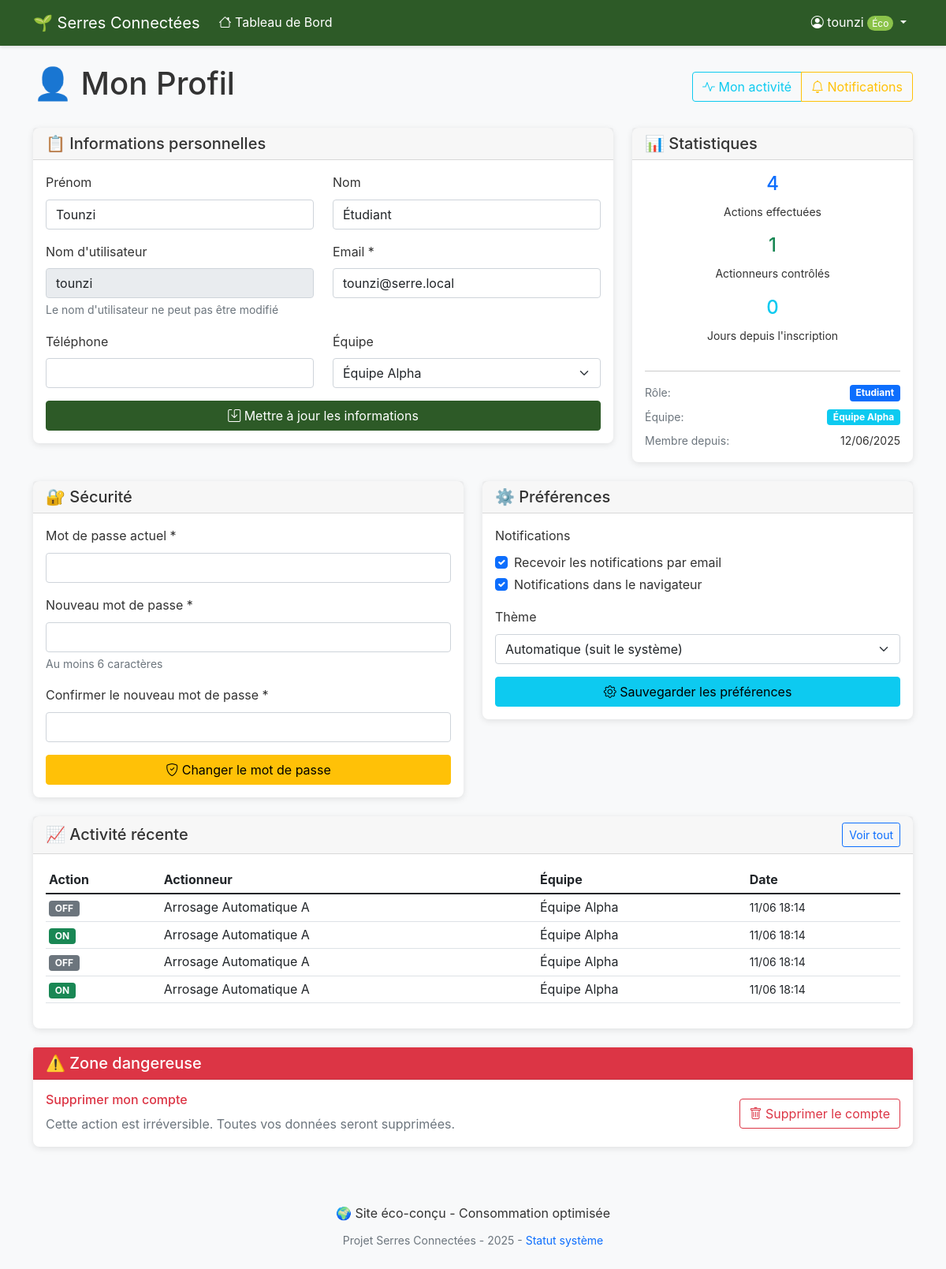
The app's page /?controller=profile (signed in) with its own data.
### tables this page shows
CREATE TABLE `user` (
  `id_user` char(36) NOT NULL,
  `username` varchar(50) NOT NULL,
  `password` varchar(255) NOT NULL,
  `role_id` int(11) DEFAULT NULL
);

CREATE TABLE `user_profiles` (
  `id` int(11) NOT NULL,
  `user_id` char(36) NOT NULL,
  `email` varchar(255) DEFAULT NULL,
  `first_name` varchar(100) DEFAULT NULL,
  `last_name` varchar(100) DEFAULT NULL,
  `phone` varchar(20) DEFAULT NULL,
  `team_id` int(11) DEFAULT NULL,
  `notification_email` tinyint(1) DEFAULT 1,
  `notification_browser` tinyint(1) DEFAULT 1,
  `theme_preference` varchar(20) DEFAULT 'auto',
  `created_at` timestamp NULL DEFAULT current_timestamp(),
  `updated_at` timestamp NULL DEFAULT current_timestamp() ON UPDATE current_timestamp(),
  `deleted_at` timestamp NULL DEFAULT NULL
);

CREATE TABLE `teams` (
  `id` int(11) NOT NULL,
  `name` varchar(100) NOT NULL,
  `greenhouse_sector` varchar(50) NOT NULL
);

CREATE TABLE `role` (
  `id` int(11) NOT NULL,
  `name` varchar(100) DEFAULT NULL
);

CREATE TABLE `actuator_logs` (
  `id` int(11) NOT NULL,
  `actionneur_id` int(11) NOT NULL,
  `action` enum('ON','OFF') NOT NULL,
  `user_id` char(36) NOT NULL,
  `timestamp` timestamp NULL DEFAULT current_timestamp()
);

CREATE TABLE `actionneurs` (
  `id` int(11) NOT NULL,
  `nom` varchar(100) NOT NULL,
  `type` varchar(50) NOT NULL,
  `team_id` int(11) DEFAULT 1,
  `is_active` tinyint(1) DEFAULT 1,
  `current_state` tinyint(1) DEFAULT 0,
  `created_at` timestamp NULL DEFAULT current_timestamp()
);

### views/profile/index.php (the view, shortened to what the rows shown need)
<div class="row">
    <div class="col-12">
        <div class="d-flex justify-content-between align-items-center mb-4">
            <h1>👤 Mon Profil</h1>
        </div>
    </div>
</div>
<div class="row mb-4">
    <div class="col-md-8">
        <div class="card">
            <div class="card-body">
                <form method="POST" action="<?= BASE_URL ?>?controller=profile&action=update">
                    <div class="row">
                        <div class="col-md-6">
                            <div class="mb-3">
                                <label for="first_name" class="form-label">Prénom</label>
                                <input type="text" class="form-control" id="first_name" name="first_name"
                                       value="<?= htmlspecialchars($user['first_name'] ?? '') ?>">
                            </div>
                        </div>
                        <div class="col-md-6">
                            <div class="mb-3">
                                <label for="last_name" class="form-label">Nom</label>
                                <input type="text" class="form-control" id="last_name" name="last_name"
                                       value="<?= htmlspecialchars($user['last_name'] ?? '') ?>">
                            </div>
                        </div>
                    </div>
                    <div class="row">
                        <div class="col-md-6">
                            <div class="mb-3">
                                <label for="username" class="form-label">Nom d'utilisateur</label>
                                <input type="text" class="form-control" value="<?= htmlspecialchars($user['username']) ?>"
                                       readonly>
                                <div class="form-text">Le nom d'utilisateur ne peut pas être modifié</div>
                            </div>
                        </div>
                        <div class="col-md-6">
                            <div class="mb-3">
                                <label for="email" class="form-label">Email *</label>
                                <input type="email" class="form-control" id="email" name="email" required
                                       value="<?= htmlspecialchars($user['email'] ?? '') ?>">
                            </div>
                        </div>
                    </div>
                    <div class="row">
                        <div class="col-md-6">
                            <div class="mb-3">
                                <label for="team_id" class="form-label">Équipe</label>
                                <select class="form-select" id="team_id" name="team_id">
                                    <?php foreach ($teams as $team): ?>
                                        <option value="<?= $team['id'] ?>"
                                            <?= (isset($user['team_id']) && $user['team_id'] == $team['id']) ? 'selected' : '' ?>>
                                            <?= htmlspecialchars($team['name']) ?>
                                        </option>
                                    <?php endforeach; ?>
                                </select>
                            </div>
                        </div>
                    </div>
                </form>
            </div>
        </div>
    </div>
    <div class="col-md-4">
        <div class="card">
            <div class="card-body">
                <div class="d-flex justify-content-between align-items-center mb-2">
                    <small class="text-muted">Rôle:</small>
                    <span class="badge bg-<?= $user['role_name'] === 'admin' ? 'warning' : 'primary' ?>">
                        <?= ucfirst($user['role_name'] ?? 'Utilisateur') ?>
                    </span>
                </div>
                <div class="d-flex justify-content-between align-items-center mb-2">
                    <small class="text-muted">Équipe:</small>
                    <span class="badge bg-info">
                        <?= htmlspecialchars($user['team_name'] ?? 'Aucune') ?>
                    </span>
                </div>
                <div class="d-flex justify-content-between align-items-center">
                    <small class="text-muted">Membre depuis:</small>
                    <small>
                        <?= $user['created_at'] ? date('d/m/Y', strtotime($user['created_at'])) : 'N/A' ?>
                    </small>
                </div>
            </div>
        </div>
    </div>
</div>
<div class="row mb-4">
    <div class="col-md-6">
        <div class="card">
            <div class="card-body">
                <form method="POST" action="<?= BASE_URL ?>?controller=profile&action=update">
                    <div class="mb-3">
                        <div class="form-check">
                            <input class="form-check-input" type="checkbox" id="notification_email"
                                   name="notification_email"
                                   <?= ($user['notification_email'] ?? false) ? 'checked' : '' ?>>
                            <label class="form-check-label" for="notification_email">
                                Recevoir les notifications par email
                            </label>
                        </div>
                        <div class="form-check">
                            <input class="form-check-input" type="checkbox" id="notification_browser"
                                   name="notification_browser"
                                   <?= ($user['notification_browser'] ?? true) ? 'checked' : '' ?>>
                            <label class="form-check-label" for="notification_browser">
                                Notifications dans le navigateur
                            </label>
                        </div>
                    </div>
                    <div class="mb-3">
                        <label for="theme_preference" class="form-label">Thème</label>
                        <select class="form-select" id="theme_preference" name="theme_preference">
                            <option value="auto" <?= ($user['theme_preference'] ?? 'auto') === 'auto' ? 'selected' : '' ?>>
                                Automatique (suit le système)
                            </option>
                        </select>
                    </div>
                </form>
            </div>
        </div>
    </div>
</div>
<div class="row mb-4">
    <div class="col-12">
        <div class="card">
            <div class="card-body">
                <?php if (empty($recentActivity)): ?>
                    <p class="text-muted text-center py-3">Aucune activité récente</p>
                <?php else: ?>
                    <div class="table-responsive">
                        <table class="table table-sm">
                            <thead>
                                <tr>
                                    <th>Action</th>
                                    <th>Actionneur</th>
                                    <th>Équipe</th>
                                    <th>Date</th>
                                </tr>
                            </thead>
                            <tbody>
                                <?php foreach ($recentActivity as $activity): ?>
                                    <tr>
                                        <td>
                                            <span class="badge bg-<?= $activity['action'] === 'ON' ? 'success' : 'secondary' ?>">
                                                <?= $activity['action'] ?>
                                            </span>
                                        </td>
                                        <td><?= htmlspecialchars($activity['actuator_name']) ?></td>
                                        <td><?= htmlspecialchars($activity['team_name'] ?? 'N/A') ?></td>
                                        <td>
                                            <small><?= date('d/m H:i', strtotime($activity['timestamp'])) ?></small>
                                        </td>
                                    </tr>
                                <?php endforeach; ?>
                            </tbody>
                        </table>
                    </div>
                <?php endif; ?>
            </div>
        </div>
    </div>
</div>

### records on screen
user: first_name "Tounzi", last_name "Étudiant", username "tounzi", email "tounzi@serre.local", role.name "Etudiant", teams.name "Équipe Alpha", user_profiles.created_at "12/06/2025"
user_profiles: team_id "Équipe Alpha", notification_email "☑", notification_browser "☑", theme_preference "Automatique (suit le système)"
actuator_logs: action "OFF", actionneur.nom "Arrosage Automatique A", teams.name "Équipe Alpha", timestamp "11/06 18:14"
actuator_logs: action "ON", actionneur.nom "Arrosage Automatique A", teams.name "Équipe Alpha", timestamp "11/06 18:14"
actuator_logs: action "OFF", actionneur.nom "Arrosage Automatique A", teams.name "Équipe Alpha", timestamp "11/06 18:14"
actuator_logs: action "ON", actionneur.nom "Arrosage Automatique A", teams.name "Équipe Alpha", timestamp "11/06 18:14"

### other values on screen
$_SESSION['username'] "tounzi"
$stats['total_actions'] "4"
$stats['actuators_controlled'] "1"
$stats['account_age_days'] "0"
